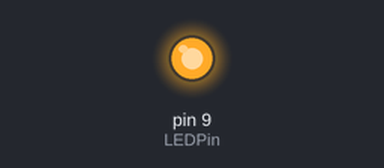
A sketch run on a simulated Arduino Uno, built with avr-gcc and run on an emulated ATmega328P. Parts: output pins drawn as LEDs (lit = HIGH).

Above: at 0.05 s.
At 7.4 s:
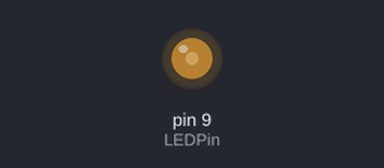
At 11.0 s:
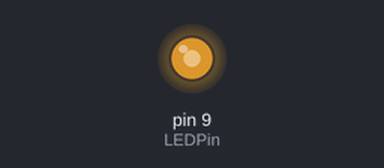
At 14.55 s:
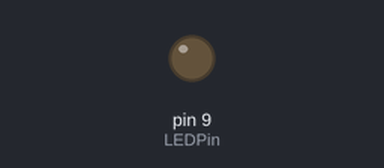
Timing chart, 0 to 18.9 s (numbered marks = the images above):
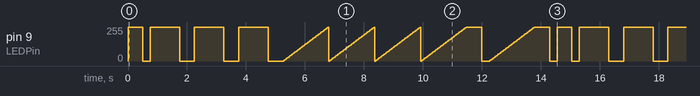

Measured:
- by itself, pin 9 (LEDPin): moves between 0/255 and 255/255, repeating every 14.6 s

The sketch:

LRNG_xp6_IfElse.ino
```cpp
const int LEDPin = 9;   //Pin 9
int onTimeShort = 500; //LED on for .5 seconds
int offTimeShort = 250; //LED off for .25 seconds
int onTimeLong = 1000; //LED on for 1 second
int offTimeLong = 500; //LED off for .5 seconds
int brightness = 0; //The brightness should start at 0
int fadeAmount = 5;  //Increment the pulse brightness by 5

void setup() {
  pinMode(LEDPin, OUTPUT);
  digitalWrite(LEDPin, LOW);
}

void loop() {
 //Note: i can be replaced with any variable
 //the counter must have int before it the first time it is used
 int i = i + 1;    //can also be written: int i++;
 /* Counter can also be written as an if statement:
  * if (int i <= 10){
  *   i = i + 1;
  * }
  * else{
  *   i = 0
  * }
  */
  for(i = 0; i <= 10; i = i + 1){
  /* other answers:
   * for(i == 0; i < 11; i = i + 1){
   * for(i == 0; i < 11; i++){
  */
    /* the following conditions can be in any order as long as they are written:
     * if..if..else
     * if..else if..else
     * if..if..if
     * and the conditional operators match the functions
     */
    if(i >= 1 && i <= 3){ //other answer: if(i > 0 && i < 4){...
      blinkLong();
    }
    else if(i >= 4 && i <= 7 || i == 9){  //other answer: else if(i > 5 && i < 8 || i == 9){...
      pulse();
    }
    else {  //if the above is an if statment: if (i == 8 || i == 10){...}
      blinkShort();
    }
  }
}

void blinkLong(){
  digitalWrite(LEDPin, HIGH);
  delay(onTimeLong);
  digitalWrite(LEDPin, LOW);
  delay(offTimeLong);
}

void pulse(){
  for (brightness = 0; brightness <= 255; brightness = brightness + fadeAmount)
  {
    analogWrite(LEDPin, brightness);
    delay(30);
  }
}

void blinkShort(){
  digitalWrite(LEDPin, HIGH);
  delay(onTimeShort);
  digitalWrite(LEDPin, LOW);
  delay(offTimeShort);
}
```
